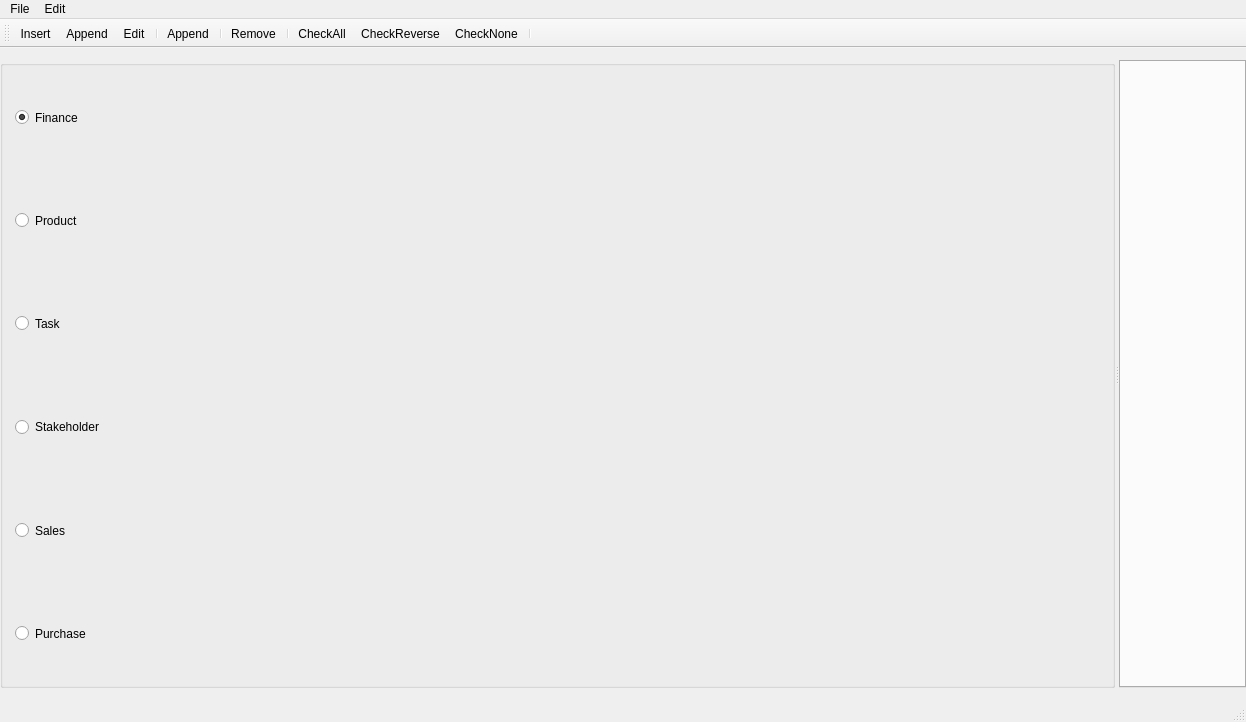
<?xml version="1.0" encoding="UTF-8"?>
<ui version="4.0">
 <class>MainWindow</class>
 <widget class="QMainWindow" name="MainWindow">
  <property name="geometry">
   <rect>
    <x>0</x>
    <y>0</y>
    <width>1246</width>
    <height>722</height>
   </rect>
  </property>
  <property name="windowTitle">
   <string/>
  </property>
  <widget class="QWidget" name="centralwidget">
   <property name="sizePolicy">
    <sizepolicy hsizetype="Expanding" vsizetype="Preferred">
     <horstretch>0</horstretch>
     <verstretch>0</verstretch>
    </sizepolicy>
   </property>
   <layout class="QGridLayout" name="gridLayout">
    <property name="leftMargin">
     <number>0</number>
    </property>
    <property name="topMargin">
     <number>12</number>
    </property>
    <property name="rightMargin">
     <number>0</number>
    </property>
    <property name="bottomMargin">
     <number>12</number>
    </property>
    <property name="spacing">
     <number>8</number>
    </property>
    <item row="0" column="0">
     <widget class="QSplitter" name="splitter">
      <property name="sizePolicy">
       <sizepolicy hsizetype="Preferred" vsizetype="Preferred">
        <horstretch>0</horstretch>
        <verstretch>0</verstretch>
       </sizepolicy>
      </property>
      <property name="orientation">
       <enum>Qt::Orientation::Horizontal</enum>
      </property>
      <widget class="QGroupBox" name="groupBox">
       <property name="sizePolicy">
        <sizepolicy hsizetype="Fixed" vsizetype="Preferred">
         <horstretch>0</horstretch>
         <verstretch>0</verstretch>
        </sizepolicy>
       </property>
       <property name="title">
        <string/>
       </property>
       <layout class="QVBoxLayout" name="verticalLayout">
        <property name="spacing">
         <number>0</number>
        </property>
        <property name="leftMargin">
         <number>12</number>
        </property>
        <property name="topMargin">
         <number>0</number>
        </property>
        <property name="rightMargin">
         <number>12</number>
        </property>
        <property name="bottomMargin">
         <number>0</number>
        </property>
        <item>
         <widget class="QRadioButton" name="rBtnFinance">
          <property name="sizePolicy">
           <sizepolicy hsizetype="Minimum" vsizetype="Preferred">
            <horstretch>0</horstretch>
            <verstretch>0</verstretch>
           </sizepolicy>
          </property>
          <property name="text">
           <string>Finance</string>
          </property>
          <property name="checkable">
           <bool>true</bool>
          </property>
          <property name="checked">
           <bool>true</bool>
          </property>
         </widget>
        </item>
        <item>
         <widget class="QRadioButton" name="rBtnProduct">
          <property name="sizePolicy">
           <sizepolicy hsizetype="Minimum" vsizetype="Preferred">
            <horstretch>0</horstretch>
            <verstretch>0</verstretch>
           </sizepolicy>
          </property>
          <property name="text">
           <string>Product</string>
          </property>
         </widget>
        </item>
        <item>
         <widget class="QRadioButton" name="rBtnTask">
          <property name="sizePolicy">
           <sizepolicy hsizetype="Minimum" vsizetype="Preferred">
            <horstretch>0</horstretch>
            <verstretch>0</verstretch>
           </sizepolicy>
          </property>
          <property name="text">
           <string>Task</string>
          </property>
         </widget>
        </item>
        <item>
         <widget class="QRadioButton" name="rBtnStakeholder">
          <property name="sizePolicy">
           <sizepolicy hsizetype="Minimum" vsizetype="Preferred">
            <horstretch>0</horstretch>
            <verstretch>0</verstretch>
           </sizepolicy>
          </property>
          <property name="text">
           <string>Stakeholder</string>
          </property>
         </widget>
        </item>
        <item>
         <widget class="QRadioButton" name="rBtnSales">
          <property name="sizePolicy">
           <sizepolicy hsizetype="Minimum" vsizetype="Preferred">
            <horstretch>0</horstretch>
            <verstretch>0</verstretch>
           </sizepolicy>
          </property>
          <property name="text">
           <string>Sales</string>
          </property>
         </widget>
        </item>
        <item>
         <widget class="QRadioButton" name="rBtnPurchase">
          <property name="sizePolicy">
           <sizepolicy hsizetype="Minimum" vsizetype="Preferred">
            <horstretch>0</horstretch>
            <verstretch>0</verstretch>
           </sizepolicy>
          </property>
          <property name="text">
           <string>Purchase</string>
          </property>
         </widget>
        </item>
       </layout>
      </widget>
      <widget class="QTabWidget" name="tabWidget"/>
     </widget>
    </item>
   </layout>
  </widget>
  <widget class="QMenuBar" name="menubar">
   <property name="geometry">
    <rect>
     <x>0</x>
     <y>0</y>
     <width>1246</width>
     <height>24</height>
    </rect>
   </property>
   <widget class="QMenu" name="menuFile">
    <property name="title">
     <string>File</string>
    </property>
    <widget class="QMenu" name="menuRecent">
     <property name="title">
      <string>Recent Files</string>
     </property>
    </widget>
    <widget class="QMenu" name="menuExport_2">
     <property name="title">
      <string>Export</string>
     </property>
     <addaction name="actionExportXlsx"/>
     <addaction name="actionExportStructure"/>
    </widget>
    <addaction name="actionAbout"/>
    <addaction name="separator"/>
    <addaction name="actionNewFile"/>
    <addaction name="actionOpenFile"/>
    <addaction name="menuRecent"/>
    <addaction name="separator"/>
    <addaction name="menuExport_2"/>
    <addaction name="separator"/>
    <addaction name="actionPreferences"/>
   </widget>
   <widget class="QMenu" name="menuEdit">
    <property name="title">
     <string>Edit</string>
    </property>
    <addaction name="actionInsertNode"/>
    <addaction name="actionAppendNode"/>
    <addaction name="actionEditNode"/>
    <addaction name="separator"/>
    <addaction name="actionAppendTrans"/>
    <addaction name="separator"/>
    <addaction name="actionRemove"/>
    <addaction name="separator"/>
    <addaction name="actionJump"/>
    <addaction name="actionSearch"/>
    <addaction name="actionSupportJump"/>
    <addaction name="separator"/>
   </widget>
   <addaction name="menuFile"/>
   <addaction name="menuEdit"/>
  </widget>
  <widget class="QStatusBar" name="statusbar"/>
  <widget class="QToolBar" name="toolBar">
   <property name="windowTitle">
    <string>toolBar</string>
   </property>
   <attribute name="toolBarArea">
    <enum>TopToolBarArea</enum>
   </attribute>
   <attribute name="toolBarBreak">
    <bool>false</bool>
   </attribute>
   <addaction name="actionInsertNode"/>
   <addaction name="actionAppendNode"/>
   <addaction name="actionEditNode"/>
   <addaction name="separator"/>
   <addaction name="actionAppendTrans"/>
   <addaction name="separator"/>
   <addaction name="actionRemove"/>
   <addaction name="separator"/>
   <addaction name="actionCheckAll"/>
   <addaction name="actionCheckReverse"/>
   <addaction name="actionCheckNone"/>
   <addaction name="separator"/>
  </widget>
  <action name="actionInsertNode">
   <property name="text">
    <string>Insert</string>
   </property>
   <property name="toolTip">
    <string>Insert Node</string>
   </property>
   <property name="shortcut">
    <string>Alt+N</string>
   </property>
  </action>
  <action name="actionRemove">
   <property name="text">
    <string>Remove</string>
   </property>
  </action>
  <action name="actionAppendNode">
   <property name="text">
    <string>Append</string>
   </property>
   <property name="toolTip">
    <string>Append Node</string>
   </property>
   <property name="shortcut">
    <string>Alt+P</string>
   </property>
  </action>
  <action name="actionJump">
   <property name="text">
    <string>Jump</string>
   </property>
   <property name="toolTip">
    <string>Jump</string>
   </property>
   <property name="shortcut">
    <string>Ctrl+J</string>
   </property>
  </action>
  <action name="actionEditNode">
   <property name="text">
    <string>Edit</string>
   </property>
   <property name="toolTip">
    <string>Edit Node</string>
   </property>
   <property name="shortcut">
    <string>Alt+E</string>
   </property>
  </action>
  <action name="actionSearch">
   <property name="text">
    <string>Search</string>
   </property>
   <property name="shortcut">
    <string>Ctrl+F</string>
   </property>
  </action>
  <action name="actionPreferences">
   <property name="text">
    <string>Preferences...</string>
   </property>
   <property name="shortcut">
    <string>Ctrl+,</string>
   </property>
   <property name="menuRole">
    <enum>QAction::MenuRole::PreferencesRole</enum>
   </property>
  </action>
  <action name="actionAbout">
   <property name="text">
    <string>About YTX</string>
   </property>
   <property name="toolTip">
    <string>About YTX</string>
   </property>
   <property name="menuRole">
    <enum>QAction::MenuRole::AboutRole</enum>
   </property>
  </action>
  <action name="actionNewFile">
   <property name="text">
    <string>New File...</string>
   </property>
   <property name="toolTip">
    <string>New File</string>
   </property>
   <property name="shortcut">
    <string>Ctrl+Alt+N</string>
   </property>
   <property name="menuRole">
    <enum>QAction::MenuRole::NoRole</enum>
   </property>
  </action>
  <action name="actionOpenFile">
   <property name="text">
    <string>Open File...</string>
   </property>
   <property name="toolTip">
    <string>Open File</string>
   </property>
   <property name="shortcut">
    <string>Ctrl+O</string>
   </property>
   <property name="menuRole">
    <enum>QAction::MenuRole::NoRole</enum>
   </property>
  </action>
  <action name="actionClearMenu">
   <property name="text">
    <string>Clear Menu</string>
   </property>
  </action>
  <action name="actionSeparator">
   <property name="text">
    <string>Separator</string>
   </property>
  </action>
  <action name="actionCheckAll">
   <property name="text">
    <string>CheckAll</string>
   </property>
   <property name="menuRole">
    <enum>QAction::MenuRole::NoRole</enum>
   </property>
  </action>
  <action name="actionCheckNone">
   <property name="text">
    <string>CheckNone</string>
   </property>
   <property name="menuRole">
    <enum>QAction::MenuRole::NoRole</enum>
   </property>
  </action>
  <action name="actionCheckReverse">
   <property name="text">
    <string>CheckReverse</string>
   </property>
   <property name="menuRole">
    <enum>QAction::MenuRole::NoRole</enum>
   </property>
  </action>
  <action name="actionSupportJump">
   <property name="text">
    <string>SupportJump</string>
   </property>
   <property name="toolTip">
    <string>SupportJump</string>
   </property>
   <property name="shortcut">
    <string>Alt+J</string>
   </property>
  </action>
  <action name="actionAppendTrans">
   <property name="text">
    <string>Append</string>
   </property>
   <property name="toolTip">
    <string>Append Trans</string>
   </property>
   <property name="shortcut">
    <string>Ctrl+N</string>
   </property>
  </action>
  <action name="actionExportXlsx">
   <property name="text">
    <string>Export Xlsx...</string>
   </property>
   <property name="toolTip">
    <string>Export Xlsx...</string>
   </property>
  </action>
  <action name="actionExportStructure">
   <property name="text">
    <string>Export Structure</string>
   </property>
   <property name="toolTip">
    <string>Export Structure</string>
   </property>
  </action>
 </widget>
 <resources/>
 <connections/>
</ui>
